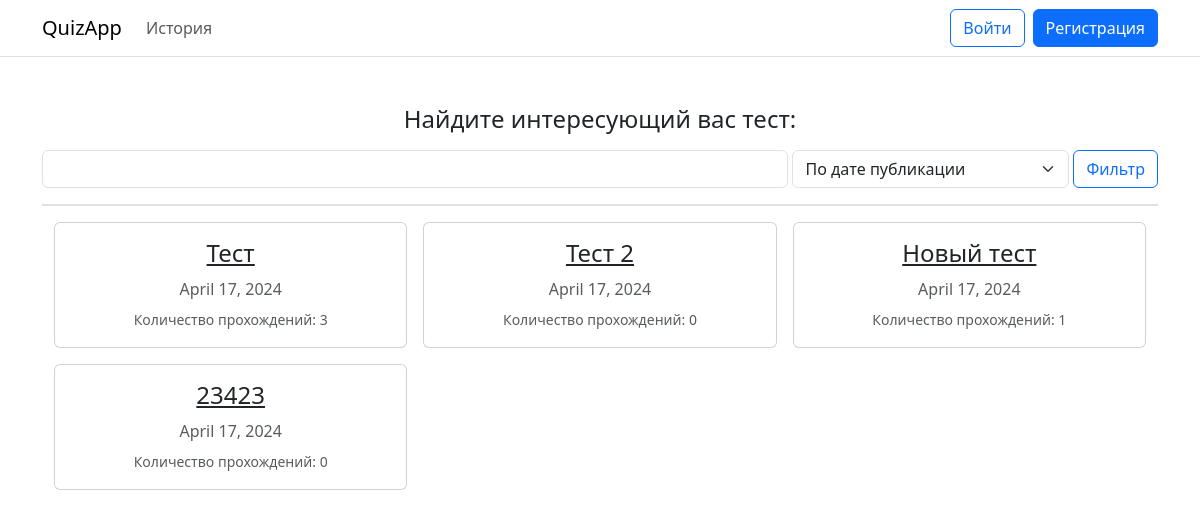
Before: / with the older database file.
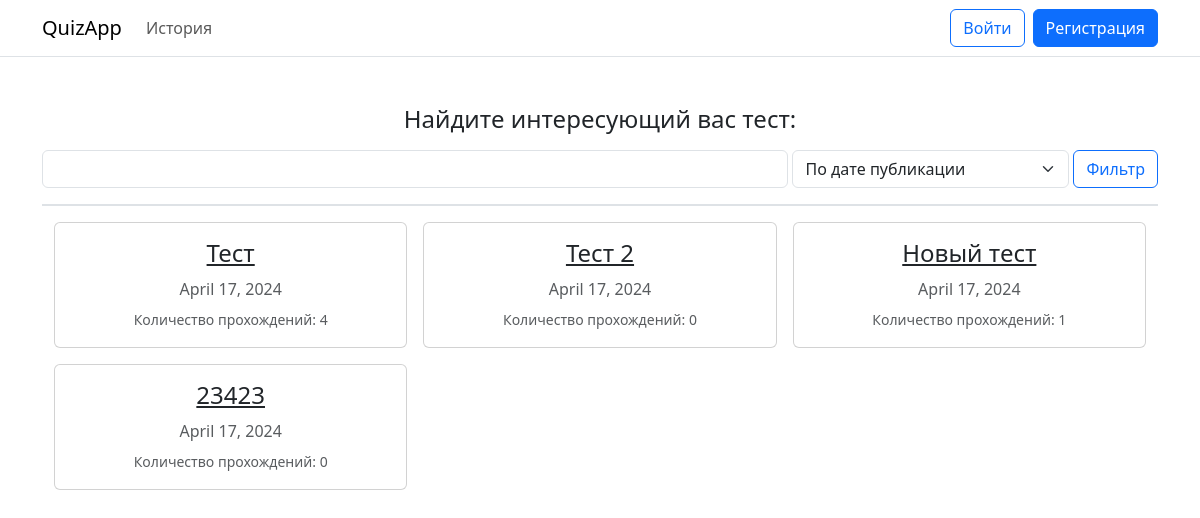
After: the same page with the newer database file.
### Web/models.py (models this page shows)
class Test(models.Model):
    user = models.ForeignKey(User, on_delete = models.CASCADE)
    title = models.CharField(max_length = 200)
    description = models.CharField(max_length = 2000)
    is_published = models.BooleanField(default = False)
    published_at = models.DateField(default = timezone.now())
    created_at = models.DateField()
    pass_rate = models.IntegerField(default = 0)

### Web/views.py (the view)
# urls.py: path("", web.index),
def index(request):
    title = "" if request.GET.get("title") == None else request.GET.get("title")
    orderBy = request.GET.get("orderBy")
    tests = Test.objects.filter(is_published = True, title__icontains = title)
    if orderBy == "pass_rate":
        tests = tests.order_by("-" + orderBy)
    elif orderBy == "published_at":
        tests = tests.order_by(orderBy)
    context = { "tests": tests,
                "title": title,
                "selected": 0 if orderBy == "pass_rate" else 1,
                "username": request.user.username  }
    return render(request, "index.html", context)

### Web/templates/index.html (shortened to what this page needs)
{% extends "base.html" %}
{% block auth %}{% include "log_navbar.html" %}{% endblock auth %}
{% block content %}
    <h4 class="text-center mb-3">Найдите интересующий вас тест:</h4>
    <form method="get" class="d-flex mb-3">
        <div class="flex-grow-1 me-1">
            <input name="title" class="form-control" value="{{ title }}"/>
        </div>
        <div class="me-1">
            <select name="orderBy" class="form-select">
                <option value="published_at" {% if selected == 1 %}selected{% endif %}>По дате публикации</option>
            </select>
        </div>
        <input type="submit" value="Фильтр" class="btn btn-outline-primary" />
    </form>
    <span class="d-flex border-bottom border-2 mb-3"></span>
    {% if tests.count > 0 %}
    <div class="container">
        <div class="row row-cols-1 row-cols-sm-2 row-cols-md-3 g-3">
        {% for test in tests %}
        <div class="col">
            <div class="card text-center">
                <div class="card-body">
                    <p><a class="card-title h4" href="about/{{test.id}}">{{ test.title }}</a></p>
                    <h6 class="card-subtitle mb-2 text-body-secondary">{{ test.published_at }}</h6>
                    <small class="text-body-secondary">Количество прохождений: {{ test.pass_rate }}</small>
                </div>
            </div>
        </div>
        {% endfor %}
        </div>
    </div>
    {% else %}
    <h5 class="text-center">Список пуст</h5>
    {% endif %}
{% endblock content %}

### Web/templates/base.html (shortened to what this page needs)
<!DOCTYPE html>
{% load static %}
<html>
<head>
    <link rel="stylesheet" href="{% static "css/default.css" %}" />
    <link href="https://cdn.jsdelivr.net/npm/bootstrap@5.3.3/dist/css/bootstrap.min.css" rel="stylesheet">
</head>
<body>
    <nav class="navbar navbar-expand-md border-bottom">
        <div class="container">
            <a class="navbar-brand" href="/">QuizApp</a>
            <div class="collapse navbar-collapse" id="navbarCollapse">
            <ul class="navbar-nav me-auto mb-2 mb-md-0">
                <li class="nav-item">
                    <a class="nav-link" href="/history">История</a>
                </li>
            </ul>
            <form class="d-flex">
                {% block auth %} {% endblock auth %}
            </form>
            </div>
        </div>
    </nav>
    <div class="container mt-5">
        {% block content %} {% endblock content %}
    </div>
</body>
</html>

### Web/templates/log_navbar.html
{% if username %}
<a class="btn btn-link" href="/profile">{{ username }}</button>
<a class="btn btn-outline-danger" href="/logout">Выйти</a>
{% else %}
<a class="btn btn-outline-primary me-2" href="/login">Войти</a>
<a class="btn btn-primary" href="/register">Регистрация</a>
{% endif %}

Changed rows visible on the page:
changed Test "Тест": pass_rate "3" → "4"
